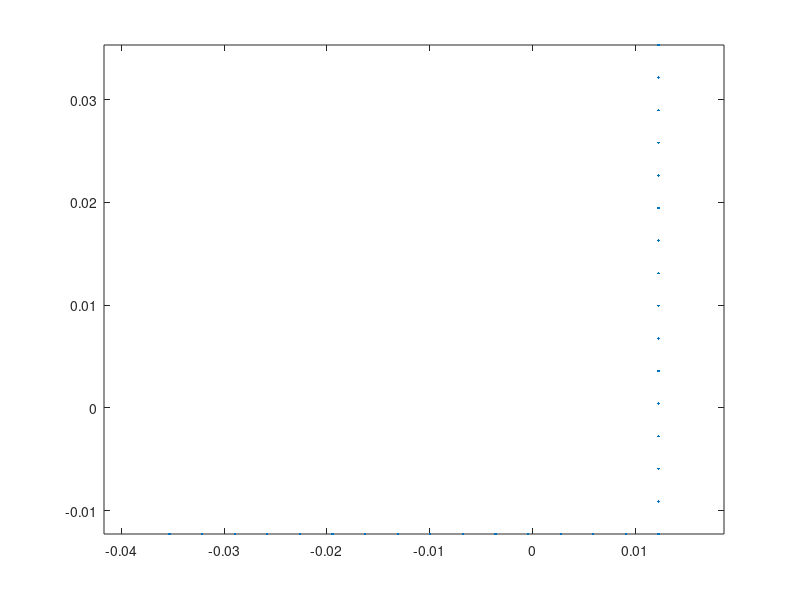
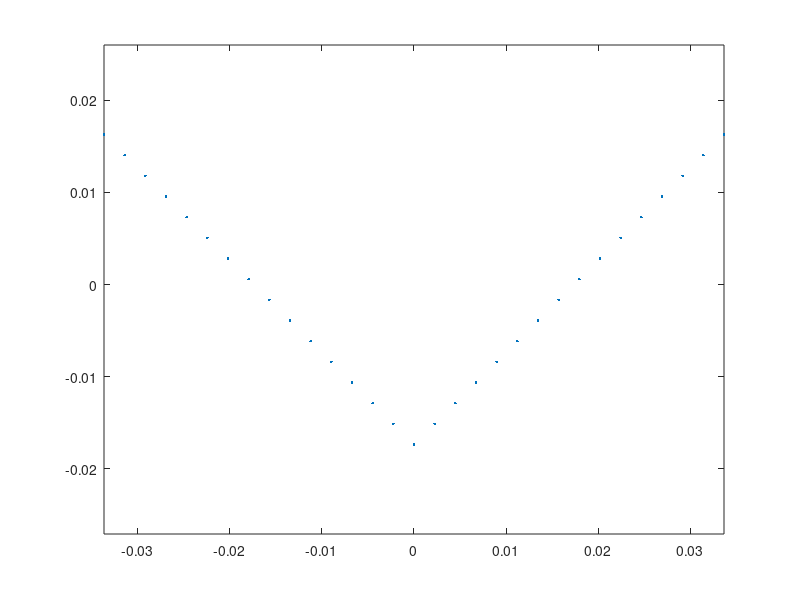

These figures' MATLAB source, in order:
%% form a fiber section of a L section
clear;clc;
%% input section propertities
% a = length of leg 1 (long)
% b = length of leg 2 (short)
% t = thickness/inch
% nfa = number of fibers along leg 1
% nfb = number of fibers along leg 2
% nft = number of fibers along thickness (assume 1 here)
a=0.0508;
b=0.0508;
t=0.0032;
nfa=round(a/t);
nfb=round(b/t);
nft=1;
%% torsional stiffness
J=(a+b-t)*t^3/3;
%% calculate coordinates of centroid with respect to the vertex of L section
A=(a+b)*t-t^2; % section area
yc=((a-t)*t*t/2+b*t*b/2)/A; % distance between centroid and vertex in the local y' direction
zc=((b-t)*t*t/2+a*t*a/2)/A; % distance between centroid and vertex in the local z' direction

%% calculate principle axes (rotation from local axes y'-z' to principle axes y-z)
I1y=1/12*t*a^3+(a/2-zc)^2*t*a; % moment of inertia of leg 1 w.r.t. y'
I1z=1/12*a*t^3+(yc-t/2)^2*t*a; % moment of inertia of leg 1 w.r.t. z'
I1yz=0+(a/2-zc)*(yc-t/2)*t*a; % moment of inertia of leg 1 w.r.t. y'-z'
I2y=1/12*(b-t)*t^3+(zc-t/2)^2*t*(b-t); % moment of inertia of leg 2 w.r.t. y'
I2z=1/12*t*(b-t)^3+((b-t)/2+t-yc)^2*t*(b-t); % moment of inertia of leg 2 w.r.t. z'
I2yz=0+(zc-t/2)*((b-t)/2+t-yc)*t*(b-t); % moment of inertia of leg 2 w.r.t. y'-z'
Iy1=I1y+I2y; % moment of inertia of L section w.r.t. y'
Iz1=I1z+I2z; % moment of inertia of L section w.r.t. z'
Iyz1=I1yz+I2yz; % moment of inertia of L section w.r.t. y'-z'
Iy=(Iy1+Iz1)/2+1/2*sqrt((Iy1-Iz1)^2+4*Iyz1^2); % moment of inertia of L section w.r.t. y
Iz=(Iy1+Iz1)/2-1/2*sqrt((Iy1-Iz1)^2+4*Iyz1^2); % moment of inertia of L section w.r.t. y
alpha=atan(-2*Iyz1/(Iz1-Iy1))/2; % rotation from local axes y'-z' to principle axes y-z
alpha=abs(alpha); %make sure alpha is positive at pi/4 (equal legs)
%% calculate fiber coordinates w.r.t. z'-y'
SCcoordz1y1=[zc-t/2;-(yc-t/2)]; % shear center coordinates w.r.t. z'-y'
P=zeros(2,nfa+nfb-1); % fiber coordinates w.r.t. z'-y', first row of P is z', second row of P is y'
dPz=[-a/nfa;0];
dPy=[0;b/nfb];
for i=1:nfa
    P(:,i)=SCcoordz1y1+(i-1)*dPz;
end
for i=1:(nfb-1)
    P(:,nfa+i)=SCcoordz1y1+i*dPy;
end
plot(P(1,:),P(2,:),'.')
axis equal
%% transform fiber coordinates to z-y
T=[cos(alpha),sin(alpha);
    -sin(alpha),cos(alpha)]; % transformation matrix
Q=T*P; % first row of Q is z, second row of Q is y
figure
plot(Q(1,:),Q(2,:),'.')
axis equal
%% Calculate approximate elastic properties (Iy, Iz, betaY and betaZ)
Af=zeros(nfa+nfb-1,1); % area of each fiber
Af(1)=a/nfa*b/nfb-(a/nfa-t)*(b/nfb-t);
Af(2:nfa)=a/nfa*t;
Af(nfa+1:nfa+nfb-1)=b/nfb*t;

Qsquared=Q.^2;
IyIz_appr=Qsquared*Af; % approximate to [Iy;Iz]

QsumCol=sum(Qsquared,1); % calculate y^2+z^2
QsumColz=Q(1,:).*QsumCol; % calculate z(y^2+z^2)
QsumColy=Q(2,:).*QsumCol; % calculate y(y^2+z^2)
betaY=QsumColz*Af/Iy-2*Q(1,1);
betaZ=QsumColy*Af/Iz-2*Q(2,1);

%% output Tcl command lines to generate fiber sections
fileID1=fopen('Lsection.tcl','w');
%fprintf(fileID,'%7s %5s %5i %1s\n','section','Fiber',10000+secID,'{');
for i = 1:(nfa+nfb-1)
%                                                                          %fiber %yLoc  %zLoc   Area    MaterialID  SectorialCoord ys, and zs of shear center
    fprintf(fileID1,'    %5s %16.8f %16.8f %16.8f %6s%1s\n','fiber',Q(2,i),Q(1,i),Af(i),'$matID',';');
end
fclose(fileID1);

%% output L section properties
fileID=fopen('LsectionProperties.tcl','w');
                                           % ys     zs     
fprintf(fileID,'%16.8f %16.8f %16.8f %16.8f\n',Q(2,1),Q(1,1),alpha,J);
fclose(fileID);

%% calculate polar radius of gyration
r02=Q(2,1)^2+Q(1,1)^2+(Iy+Iz)/A;
r0=sqrt(r02);
